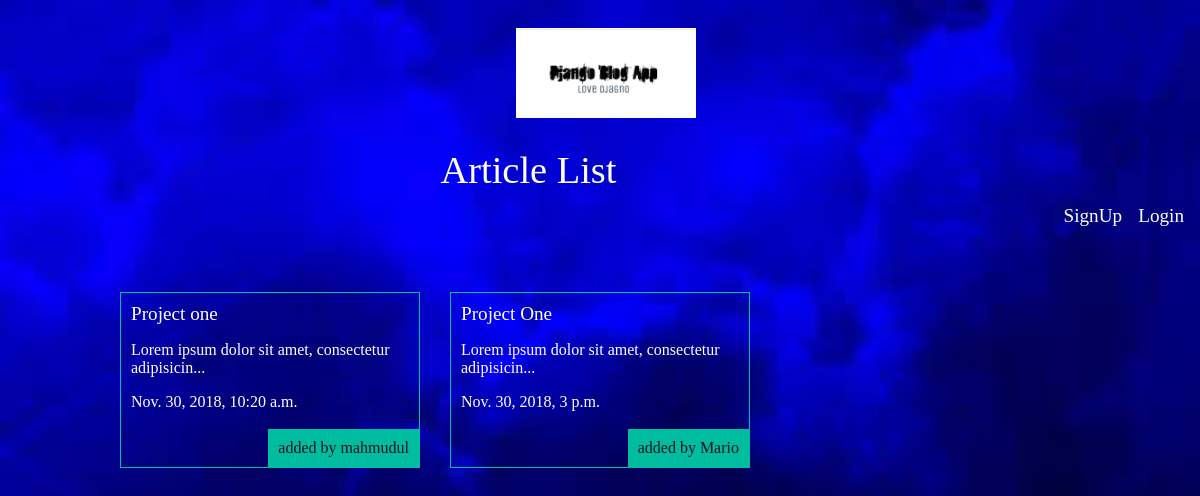
The app's page /articles/ with its own data.
### articles/models.py (models this page shows, shortened)
class Article(models.Model):
	title = models.CharField(max_length = 100)
	slug  = models.SlugField()
	body  = models.TextField()
	date  = models.DateTimeField(auto_now_add=True)
	thumb = models.ImageField(default="default.png",blank=True)
	author = models.ForeignKey(User,default=None,on_delete=models.CASCADE)
	def snippet(self):
		return self.body[:50] + '...'

### articles/views.py (the view)
# urls.py: path('',views.article_list , name='article_list'),
def article_list(request):
	articles = Article.objects.all().order_by('date')
	return render(request , "articles/article_list.html",{'articles' : articles})

### articles/templates/articles/article_list.html
{% extends "layout.html" %}
{% block content %}
    <h1>Article List</h1>
	<div class="articles">
		{% for article in articles %}
			<div class="article">
				<h2><a href="{% url "articles:article_details" slug=article.slug %}">{{article.title}}</a></h2>
				<p>{{article.snippet}}</p>
				<p>{{article.date}}</p>
				<p class="author">
					added by {{article.author.username}}
				</p>
			</div>
		{% endfor %}
	</div>
{% endblock content %}

### templates/layout.html (shortened to what this page needs)
{% load static from staticfiles %}
<!DOCTYPE html>
<html lang="en">
<head>
    <link rel="stylesheet" href="{% static 'style.css' %}">
</head>
	<body>
     <header>
          <a href="{% url "home" %}">
          <img
          src="{% static 'logo.png' %}"
          alt=""
          class="logo-img"
          >
     </a>
     </header>
     <nav>
          <ul>
          {% if user.is_authenticated %}
               <li>
                    <form class="logout-link" method="post" action="{% url "accounts:logout_view" %}">
                         {% csrf_token %}
                         <input class="logout" type="submit" value="Logout">
                    </form>
               </li>
               <li><a href="{% url "articles:article_create" %}" class="">
                    Create New Article
               </a></li>
          {% else %}
           <li>
               <a href="{% url "accounts:login_view" %}">
                    Login
               </a>
          </li>
          <li>
              <a href="{% url "accounts:signup_view" %}">
                    SignUp
               </a>
          </li>
          {% endif %}
          </ul>
     </nav>
     <div class="wrapper">
     	{% block content %}
     	{% endblock content %}
     </div>
	</body>
</html>

### assets/style.css (style rules this page uses)
body { background: #0f121f; background-image: url(stars.png); background-repeat: no-repeat; background-size: cover; color: #fff; }
body * { font-family: Georgia; }
h1,h2,h3,h4,h5 { font-weight: normal; margin: 0; }
a,a:hover,a:visited { color: #fff; text-decoration: none; }
.logo-img { position: absolute; right: 42%; width: 15%; }
.wrapper { max-width: 960px; margin: 0 auto; }
div.wrapper h1 { text-align:center; margin: 100px auto; font-size: 2.4em; }
header { display: grid; grid-template-columns: 1fr 1fr; padding: 20px 0; }
nav { padding-top: 150px; width: 255px; float: right; }
ul { list-style-type: none; margin: 0; padding: 0; overflow: hidden; position: -webkit-sticky; position: sticky; top: 500; }
li { float: right; }
li a { display: block; color: white; text-align: center; padding: 7px 8px; text-decoration: none; font-size: 1.2em; }
.articles { display: grid; grid-template-columns: 1fr 1fr 1fr; grid-gap: 30px; }
.article { padding: 10px; border:1px solid #00bda0; position: relative; padding-bottom: 40px; }
.article h2 { font-size: 1.2em; }
.article .author { padding:10px; background: #00bda0; position: absolute; right: 0; bottom: 0; margin:0; color:#0f121f; }

### records on screen
Article: title "Project one", snippet "Lorem ipsum dolor sit amet, consectetur adipisicin...", date "Nov. 30, 2018, 10:20 a.m.", author.username "mahmudul"
Article: title "Project One", snippet "Lorem ipsum dolor sit amet, consectetur adipisicin...", date "Nov. 30, 2018, 3 p.m.", author.username "Mario"
